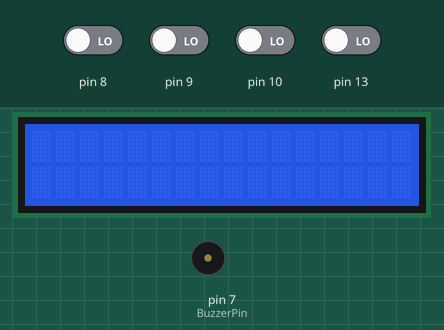
Recording of a sketch running on a simulated Arduino Uno, built with avr-gcc and run on an emulated ATmega328P. On the bench: 16×2 character LCD, buzzer (waves = sounding, pin HIGH). The inputs (shaded band) are chosen by the test bench; at power-on: pin 8–10, pin 13 LOW.

Above: at 1.2 s.
1.3 s: pin 8 driven HIGH
At 2.5 s:
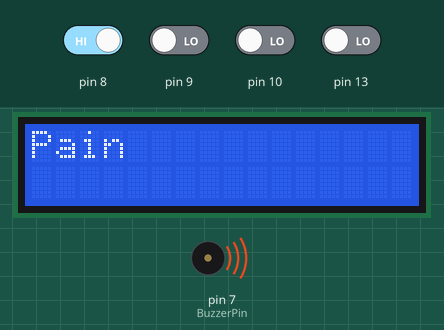
2.8 s: pin 9 driven HIGH
At 3.7 s:
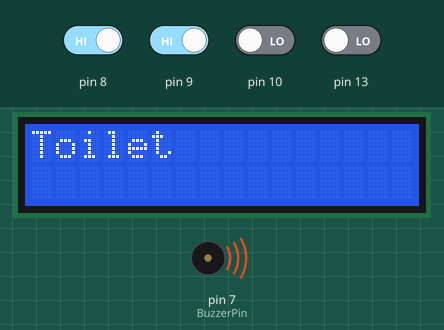
4.3 s: pin 10 driven HIGH
At 4.8 s:
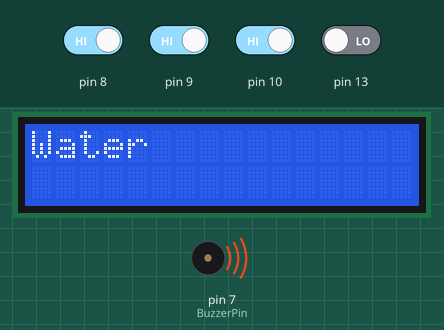
5.8 s: pin 13 driven HIGH
At 7.0 s:
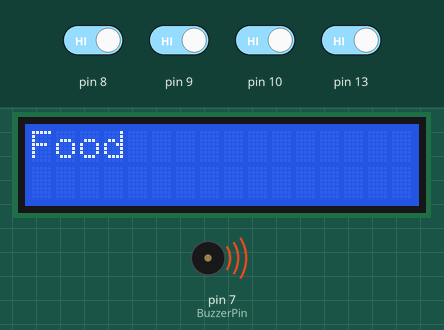
7.3 s: pin 13 driven LOW
At 8.3 s:
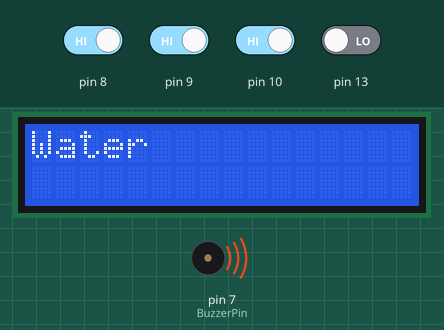
8.8 s: pin 10 driven LOW
At 9.5 s:
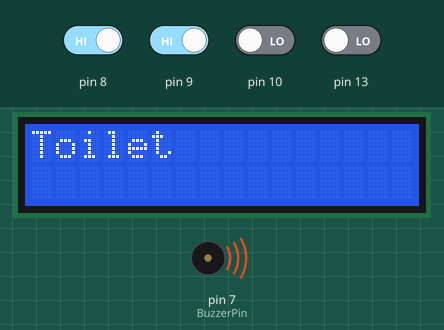
Timing chart, 0 to 11.3 s (numbered marks = the images above; inputs shaded):
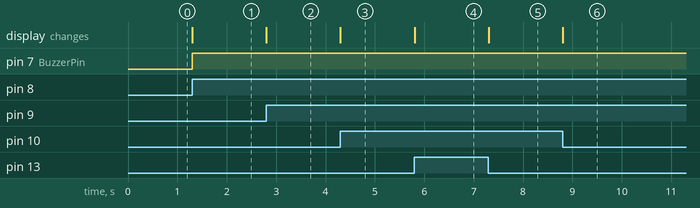

The sketch:

Buttons.ino
```cpp
#include <LiquidCrystal.h>
LiquidCrystal lcd(12, 11, 5, 4, 3, 2);
const int BuzzerPin = 7;

void setup() {
  lcd.begin(16, 2);
  lcd.print("");
  pinMode(13,INPUT);
  pinMode(10,INPUT);
  pinMode(9,INPUT);
  pinMode(8,INPUT);
  pinMode(BuzzerPin,OUTPUT);
}

void loop() {
  lcd.setCursor(0, 0);
  if(digitalRead(13)==1){
    lcd.print("Food");
    lcd.print("       ");
  }
  else if(digitalRead(10)==1){
    lcd.print("Water");
    lcd.print("       ");
  }
  else if(digitalRead(9)==1){
    lcd.print("Toilet");
    lcd.print("       ");
  }
  else if(digitalRead(8)==1){
    lcd.print("Pain");
    lcd.print("       ");
    digitalWrite(BuzzerPin,HIGH);
  }
  else
  {
    lcd.print("       ");
    digitalWrite(BuzzerPin,LOW);
  }
}
```

Measured:
- after the input at 1.3 s, pin 7 (BuzzerPin): LOW → HIGH at once; the display: changes at once (image 1)
- after the input at 2.8 s, the display: changes at once (image 2)
- after the input at 4.3 s, the display: changes at once (image 3)
- after the input at 5.8 s, the display: changes at once (image 4)
- after the input at 7.3 s, the display: changes at once (image 5)
- after the input at 8.8 s, the display: changes at once (image 6)
